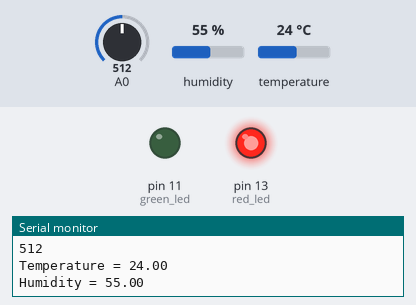
The sketch below on a simulated Arduino Uno, built with avr-gcc and run on an emulated ATmega328P. Parts: output pins drawn as LEDs (lit = HIGH), the last lines printed to the serial monitor. Inputs (shaded band) come from the test bench; at power-on: A0 = 512, humidity 55 %, temperature 24 °C.

Above: at 1.9 s.
2.0 s: A0 set to 417
3.6 s: A0 set to 399
At 4.8 s:
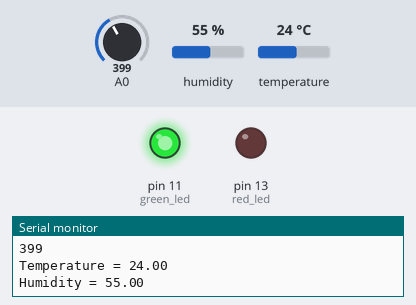
6.0 s: A0 set to 420
At 7.1 s:
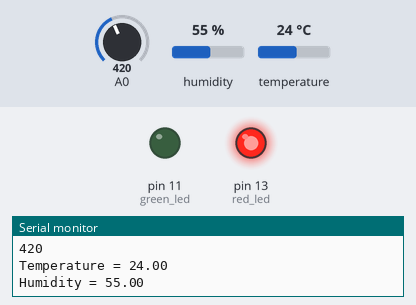
8.2 s: A0 set to 400
At 9.4 s:
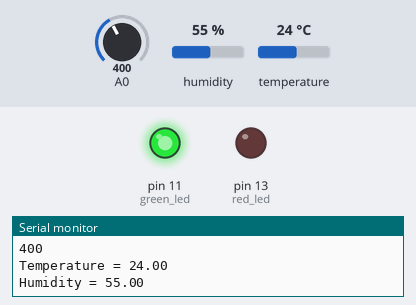
Timing chart, 0 to 11.2 s (numbered marks = the images above; inputs shaded):
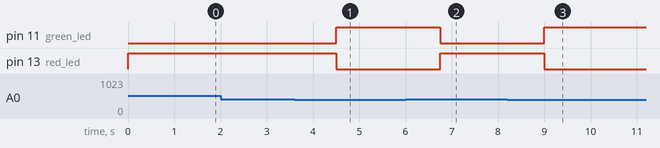

Measured:
- the behaviour switches between 410 and 409 on A0 (found by bisection; images 0 and 1)
- after the input at 3.6 s, pin 11 (green_led): LOW → HIGH after 0.90 s; pin 13 (red_led): HIGH → LOW after 0.90 s
- after the input at 6.0 s, pin 11 (green_led): HIGH → LOW after 0.75 s; pin 13 (red_led): LOW → HIGH after 0.75 s
- after the input at 8.2 s, pin 11 (green_led): LOW → HIGH after 0.80 s; pin 13 (red_led): HIGH → LOW after 0.80 s

The sketch:

LPG_GAS_LEAK_SYSTEM.ino
```cpp
int red_led=13;

int green_led=11;

dht DHT;
int buzz=13;

int gas_value;

int gas_avalue;
#define DHT11_PIN 7
int sensorThres=410;
#include <dht.h>
void setup()

{

pinMode(red_led,OUTPUT);

pinMode(buzz,OUTPUT);

pinMode(green_led,OUTPUT);

pinMode(A0,INPUT);

Serial.begin(9600);

}

void loop()

{

gas_avalue=analogRead(A0);

if (gas_avalue > sensorThres)

{

digitalWrite(red_led, HIGH);

digitalWrite(green_led, LOW);

digitalWrite( buzz, HIGH);

Serial.println("DANGER!!!!");

Serial.println(gas_avalue);

}

if (gas_avalue < sensorThres)


{

digitalWrite(red_led, LOW);

digitalWrite(green_led, HIGH);

digitalWrite( buzz, LOW);

Serial.println("NO LEAKAGE");

Serial.println(gas_avalue);

}

int chk = DHT.read11(DHT11_PIN);
  Serial.print("Temperature = ");
  Serial.println(DHT.temperature);
  Serial.print("Humidity = ");
  Serial.println(DHT.humidity);
  delay(1000);


delay(100);

}
```
